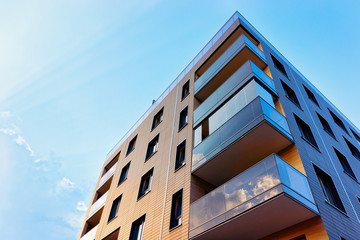
#> input picture CV/Experiment 5/image.jpg, 360 x 240 px, found by its file name
$ jupyter execute Exp5C.ipynb
#> lines starting #> are read from the running program, lines starting #| are printed output that depends on the picture
#> further down, image is the input picture: shape (240, 360, 3); mean B, G, R 184.4, 165.8, 140.1
[cell 1]
import cv2
import numpy as np
import matplotlib.pyplot as plt

[cell 2]
def harris_edge_detection(image, block_size=2, ksize=3, k=0.04, threshold=0.01):
    # Convert the image to grayscale
#> called with block_size = 2, ksize = 3, k = 0.04, threshold = 0.01
    gray = cv2.cvtColor(image, cv2.COLOR_BGR2GRAY)
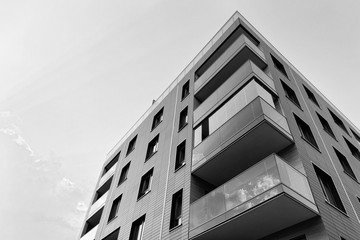
#> gray: shape (240, 360); min 0, max 255, mean 168.4

    # Apply Harris corner detection
    corners = cv2.cornerHarris(gray, block_size, ksize, k)
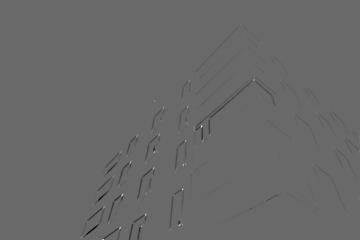
#> corners: shape (240, 360) float32; min -0.019, max 0.0269, mean -9.79e-05; drawn with min black and max white

    # Dilate corners to mark them better
    corners = cv2.dilate(corners, None)
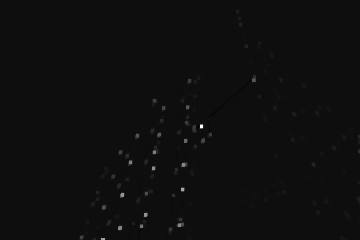
#> corners: shape (240, 360) float32; min -0.00166, max 0.0269, mean 6.86e-05; drawn with min black and max white

    # Threshold for an optimal value, it may vary depending on the image
    image[corners > threshold * corners.max()] = [0, 0, 255]  # Mark detected corners in red
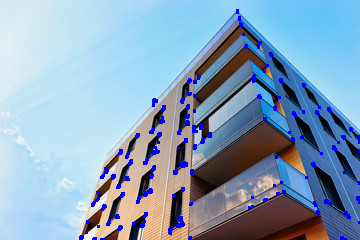
#> image: shape (240, 360, 3); mean R, G, B 136.9, 162.7, 188.2

    return image

[cell 3]
image = cv2.imread('..\image.jpg')
image = cv2.cvtColor(image, cv2.COLOR_BGR2RGB)
plt.imshow(image)
